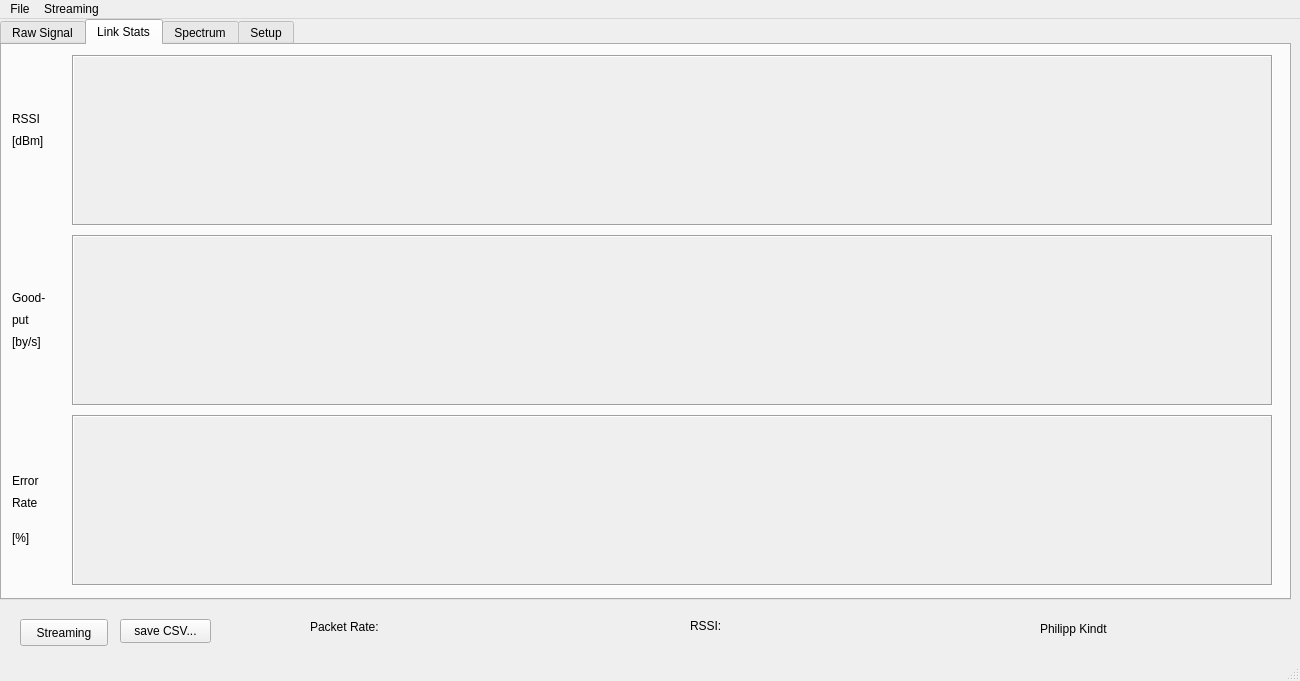
<?xml version="1.0" encoding="UTF-8"?>
<ui version="4.0">
 <class>MainWindow</class>
 <widget class="QMainWindow" name="MainWindow">
  <property name="geometry">
   <rect>
    <x>0</x>
    <y>0</y>
    <width>1300</width>
    <height>681</height>
   </rect>
  </property>
  <property name="windowTitle">
   <string>RCS Sensor Link Viewer</string>
  </property>
  <property name="windowIcon">
   <iconset resource="../resource/main.qrc">
    <normaloff>:/icons/wireless.svg</normaloff>:/icons/wireless.svg</iconset>
  </property>
  <widget class="QWidget" name="centralwidget">
   <widget class="QTabWidget" name="tabWidget">
    <property name="geometry">
     <rect>
      <x>0</x>
      <y>0</y>
      <width>1291</width>
      <height>581</height>
     </rect>
    </property>
    <property name="currentIndex">
     <number>1</number>
    </property>
    <property name="movable">
     <bool>true</bool>
    </property>
    <widget class="QWidget" name="tab">
     <attribute name="title">
      <string>Raw Signal</string>
     </attribute>
     <widget class="QScrollArea" name="aX">
      <property name="geometry">
       <rect>
        <x>50</x>
        <y>10</y>
        <width>1201</width>
        <height>171</height>
       </rect>
      </property>
      <property name="sizePolicy">
       <sizepolicy hsizetype="Fixed" vsizetype="Fixed">
        <horstretch>0</horstretch>
        <verstretch>0</verstretch>
       </sizepolicy>
      </property>
      <property name="frameShape">
       <enum>QFrame::Box</enum>
      </property>
      <property name="verticalScrollBarPolicy">
       <enum>Qt::ScrollBarAlwaysOff</enum>
      </property>
      <property name="horizontalScrollBarPolicy">
       <enum>Qt::ScrollBarAlwaysOff</enum>
      </property>
      <property name="widgetResizable">
       <bool>false</bool>
      </property>
      <widget class="QWidget" name="scrollAreaWidgetContents">
       <property name="geometry">
        <rect>
         <x>0</x>
         <y>0</y>
         <width>1195</width>
         <height>145</height>
        </rect>
       </property>
      </widget>
     </widget>
     <widget class="QLabel" name="label">
      <property name="geometry">
       <rect>
        <x>10</x>
        <y>60</y>
        <width>21</width>
        <height>31</height>
       </rect>
      </property>
      <property name="text">
       <string>&lt;html&gt;&lt;head/&gt;&lt;body&gt;&lt;p&gt;&lt;span style=&quot; font-size:14pt;&quot;&gt;a&lt;/span&gt;&lt;span style=&quot; font-size:14pt; vertical-align:sub;&quot;&gt;x&lt;/span&gt;&lt;/p&gt;&lt;/body&gt;&lt;/html&gt;</string>
      </property>
     </widget>
     <widget class="QScrollArea" name="aZ">
      <property name="geometry">
       <rect>
        <x>50</x>
        <y>370</y>
        <width>1201</width>
        <height>171</height>
       </rect>
      </property>
      <property name="frameShape">
       <enum>QFrame::Box</enum>
      </property>
      <property name="verticalScrollBarPolicy">
       <enum>Qt::ScrollBarAlwaysOff</enum>
      </property>
      <property name="horizontalScrollBarPolicy">
       <enum>Qt::ScrollBarAsNeeded</enum>
      </property>
      <property name="widgetResizable">
       <bool>false</bool>
      </property>
      <widget class="QWidget" name="scrollAreaWidgetContents_3">
       <property name="geometry">
        <rect>
         <x>0</x>
         <y>0</y>
         <width>1195</width>
         <height>145</height>
        </rect>
       </property>
      </widget>
     </widget>
     <widget class="QScrollArea" name="aY">
      <property name="geometry">
       <rect>
        <x>50</x>
        <y>190</y>
        <width>1201</width>
        <height>171</height>
       </rect>
      </property>
      <property name="frameShape">
       <enum>QFrame::Box</enum>
      </property>
      <property name="verticalScrollBarPolicy">
       <enum>Qt::ScrollBarAlwaysOff</enum>
      </property>
      <property name="horizontalScrollBarPolicy">
       <enum>Qt::ScrollBarAlwaysOff</enum>
      </property>
      <property name="widgetResizable">
       <bool>false</bool>
      </property>
      <widget class="QWidget" name="scrollAreaWidgetContents_2">
       <property name="geometry">
        <rect>
         <x>0</x>
         <y>0</y>
         <width>1195</width>
         <height>145</height>
        </rect>
       </property>
      </widget>
     </widget>
     <widget class="QLabel" name="label_2">
      <property name="geometry">
       <rect>
        <x>10</x>
        <y>260</y>
        <width>21</width>
        <height>31</height>
       </rect>
      </property>
      <property name="text">
       <string>&lt;html&gt;&lt;head/&gt;&lt;body&gt;&lt;p&gt;&lt;span style=&quot; font-size:14pt;&quot;&gt;a&lt;/span&gt;&lt;span style=&quot; font-size:14pt; vertical-align:sub;&quot;&gt;y&lt;/span&gt;&lt;/p&gt;&lt;p&gt;&lt;br/&gt;&lt;/p&gt;&lt;/body&gt;&lt;/html&gt;</string>
      </property>
     </widget>
     <widget class="QLabel" name="label_3">
      <property name="geometry">
       <rect>
        <x>10</x>
        <y>430</y>
        <width>31</width>
        <height>31</height>
       </rect>
      </property>
      <property name="text">
       <string>&lt;html&gt;&lt;head/&gt;&lt;body&gt;&lt;p&gt;&lt;span style=&quot; font-size:14pt;&quot;&gt;a&lt;/span&gt;&lt;span style=&quot; font-size:14pt; vertical-align:sub;&quot;&gt;z&lt;/span&gt;&lt;/p&gt;&lt;/body&gt;&lt;/html&gt;</string>
      </property>
     </widget>
     <widget class="QLabel" name="label_7">
      <property name="geometry">
       <rect>
        <x>1050</x>
        <y>650</y>
        <width>201</width>
        <height>20</height>
       </rect>
      </property>
      <property name="text">
       <string>Philipp Kindt &lt;kindt@rcs.ei.tum.de&gt;</string>
      </property>
     </widget>
    </widget>
    <widget class="QWidget" name="tabStats">
     <attribute name="title">
      <string>Link Stats</string>
     </attribute>
     <widget class="QScrollArea" name="rssi">
      <property name="geometry">
       <rect>
        <x>70</x>
        <y>10</y>
        <width>1201</width>
        <height>171</height>
       </rect>
      </property>
      <property name="frameShape">
       <enum>QFrame::Box</enum>
      </property>
      <property name="verticalScrollBarPolicy">
       <enum>Qt::ScrollBarAlwaysOff</enum>
      </property>
      <property name="horizontalScrollBarPolicy">
       <enum>Qt::ScrollBarAlwaysOff</enum>
      </property>
      <property name="widgetResizable">
       <bool>false</bool>
      </property>
      <widget class="QWidget" name="scrollAreaWidgetContents_4">
       <property name="geometry">
        <rect>
         <x>0</x>
         <y>0</y>
         <width>1195</width>
         <height>145</height>
        </rect>
       </property>
      </widget>
     </widget>
     <widget class="QLabel" name="label_4">
      <property name="geometry">
       <rect>
        <x>10</x>
        <y>50</y>
        <width>41</width>
        <height>61</height>
       </rect>
      </property>
      <property name="text">
       <string>&lt;html&gt;&lt;head/&gt;&lt;body&gt;&lt;p&gt;&lt;span style=&quot; font-size:14pt; vertical-align:sub;&quot;&gt;RSSI&lt;br/&gt;[dBm]&lt;/span&gt;&lt;/p&gt;&lt;/body&gt;&lt;/html&gt;</string>
      </property>
     </widget>
     <widget class="QScrollArea" name="errRate">
      <property name="geometry">
       <rect>
        <x>70</x>
        <y>370</y>
        <width>1201</width>
        <height>171</height>
       </rect>
      </property>
      <property name="frameShape">
       <enum>QFrame::Box</enum>
      </property>
      <property name="verticalScrollBarPolicy">
       <enum>Qt::ScrollBarAlwaysOff</enum>
      </property>
      <property name="horizontalScrollBarPolicy">
       <enum>Qt::ScrollBarAsNeeded</enum>
      </property>
      <property name="widgetResizable">
       <bool>false</bool>
      </property>
      <widget class="QWidget" name="scrollAreaWidgetContents_9">
       <property name="geometry">
        <rect>
         <x>0</x>
         <y>0</y>
         <width>1195</width>
         <height>145</height>
        </rect>
       </property>
       <property name="sizePolicy">
        <sizepolicy hsizetype="Preferred" vsizetype="Preferred">
         <horstretch>0</horstretch>
         <verstretch>0</verstretch>
        </sizepolicy>
       </property>
      </widget>
     </widget>
     <widget class="QLabel" name="label_13">
      <property name="geometry">
       <rect>
        <x>10</x>
        <y>420</y>
        <width>41</width>
        <height>81</height>
       </rect>
      </property>
      <property name="text">
       <string>&lt;html&gt;&lt;head/&gt;&lt;body&gt;&lt;p&gt;&lt;span style=&quot; font-size:14pt; vertical-align:sub;&quot;&gt;Error&lt;br/&gt;Rate&lt;/span&gt;&lt;/p&gt;&lt;p&gt;&lt;span style=&quot; font-size:14pt; vertical-align:sub;&quot;&gt;[%]&lt;/span&gt;&lt;/p&gt;&lt;/body&gt;&lt;/html&gt;</string>
      </property>
     </widget>
     <widget class="QScrollArea" name="goodPut">
      <property name="geometry">
       <rect>
        <x>70</x>
        <y>190</y>
        <width>1201</width>
        <height>171</height>
       </rect>
      </property>
      <property name="frameShape">
       <enum>QFrame::Box</enum>
      </property>
      <property name="verticalScrollBarPolicy">
       <enum>Qt::ScrollBarAlwaysOff</enum>
      </property>
      <property name="horizontalScrollBarPolicy">
       <enum>Qt::ScrollBarAlwaysOff</enum>
      </property>
      <property name="widgetResizable">
       <bool>false</bool>
      </property>
      <widget class="QWidget" name="scrollAreaWidgetContents_10">
       <property name="geometry">
        <rect>
         <x>0</x>
         <y>0</y>
         <width>1195</width>
         <height>145</height>
        </rect>
       </property>
       <property name="sizePolicy">
        <sizepolicy hsizetype="Preferred" vsizetype="Preferred">
         <horstretch>0</horstretch>
         <verstretch>0</verstretch>
        </sizepolicy>
       </property>
      </widget>
     </widget>
     <widget class="QLabel" name="label_16">
      <property name="geometry">
       <rect>
        <x>10</x>
        <y>230</y>
        <width>41</width>
        <height>81</height>
       </rect>
      </property>
      <property name="text">
       <string>&lt;html&gt;&lt;head/&gt;&lt;body&gt;&lt;p&gt;&lt;span style=&quot; font-size:14pt; vertical-align:sub;&quot;&gt;Good-&lt;br/&gt;put&lt;br/&gt;[by/s]&lt;/span&gt;&lt;/p&gt;&lt;/body&gt;&lt;/html&gt;</string>
      </property>
     </widget>
    </widget>
    <widget class="QWidget" name="tabSpectrum">
     <attribute name="title">
      <string>Spectrum</string>
     </attribute>
     <widget class="QLabel" name="label_8">
      <property name="geometry">
       <rect>
        <x>20</x>
        <y>40</y>
        <width>21</width>
        <height>31</height>
       </rect>
      </property>
      <property name="text">
       <string>&lt;html&gt;&lt;head/&gt;&lt;body&gt;&lt;p&gt;&lt;span style=&quot; font-size:14pt;&quot;&gt;a&lt;/span&gt;&lt;span style=&quot; font-size:14pt; vertical-align:sub;&quot;&gt;x&lt;/span&gt;&lt;/p&gt;&lt;/body&gt;&lt;/html&gt;</string>
      </property>
     </widget>
     <widget class="QScrollArea" name="sVz">
      <property name="geometry">
       <rect>
        <x>50</x>
        <y>270</y>
        <width>1201</width>
        <height>141</height>
       </rect>
      </property>
      <property name="frameShape">
       <enum>QFrame::Box</enum>
      </property>
      <property name="verticalScrollBarPolicy">
       <enum>Qt::ScrollBarAlwaysOff</enum>
      </property>
      <property name="horizontalScrollBarPolicy">
       <enum>Qt::ScrollBarAlwaysOff</enum>
      </property>
      <property name="widgetResizable">
       <bool>false</bool>
      </property>
      <widget class="QWidget" name="scrollAreaWidgetContents_5">
       <property name="geometry">
        <rect>
         <x>0</x>
         <y>0</y>
         <width>1195</width>
         <height>145</height>
        </rect>
       </property>
      </widget>
     </widget>
     <widget class="QScrollArea" name="sVx">
      <property name="geometry">
       <rect>
        <x>50</x>
        <y>0</y>
        <width>1201</width>
        <height>141</height>
       </rect>
      </property>
      <property name="sizePolicy">
       <sizepolicy hsizetype="Fixed" vsizetype="Fixed">
        <horstretch>0</horstretch>
        <verstretch>0</verstretch>
       </sizepolicy>
      </property>
      <property name="frameShape">
       <enum>QFrame::Box</enum>
      </property>
      <property name="verticalScrollBarPolicy">
       <enum>Qt::ScrollBarAlwaysOff</enum>
      </property>
      <property name="horizontalScrollBarPolicy">
       <enum>Qt::ScrollBarAlwaysOff</enum>
      </property>
      <property name="widgetResizable">
       <bool>false</bool>
      </property>
      <widget class="QWidget" name="scrollAreaWidgetContents_6">
       <property name="geometry">
        <rect>
         <x>0</x>
         <y>0</y>
         <width>1195</width>
         <height>145</height>
        </rect>
       </property>
      </widget>
     </widget>
     <widget class="QLabel" name="label_9">
      <property name="geometry">
       <rect>
        <x>20</x>
        <y>340</y>
        <width>31</width>
        <height>31</height>
       </rect>
      </property>
      <property name="text">
       <string>&lt;html&gt;&lt;head/&gt;&lt;body&gt;&lt;p&gt;&lt;span style=&quot; font-size:14pt;&quot;&gt;a&lt;/span&gt;&lt;span style=&quot; font-size:14pt; vertical-align:sub;&quot;&gt;z&lt;/span&gt;&lt;/p&gt;&lt;/body&gt;&lt;/html&gt;</string>
      </property>
     </widget>
     <widget class="QLabel" name="label_10">
      <property name="geometry">
       <rect>
        <x>20</x>
        <y>200</y>
        <width>21</width>
        <height>31</height>
       </rect>
      </property>
      <property name="text">
       <string>&lt;html&gt;&lt;head/&gt;&lt;body&gt;&lt;p&gt;&lt;span style=&quot; font-size:14pt;&quot;&gt;a&lt;/span&gt;&lt;span style=&quot; font-size:14pt; vertical-align:sub;&quot;&gt;y&lt;/span&gt;&lt;/p&gt;&lt;p&gt;&lt;br/&gt;&lt;/p&gt;&lt;/body&gt;&lt;/html&gt;</string>
      </property>
     </widget>
     <widget class="QLabel" name="label_11">
      <property name="geometry">
       <rect>
        <x>10</x>
        <y>460</y>
        <width>41</width>
        <height>61</height>
       </rect>
      </property>
      <property name="text">
       <string>&lt;html&gt;&lt;head/&gt;&lt;body&gt;&lt;p&gt;&lt;span style=&quot; font-size:14pt; vertical-align:sub;&quot;&gt;RSSI&lt;br/&gt;[dBm]&lt;/span&gt;&lt;/p&gt;&lt;/body&gt;&lt;/html&gt;</string>
      </property>
     </widget>
     <widget class="QScrollArea" name="sVrssi">
      <property name="geometry">
       <rect>
        <x>50</x>
        <y>410</y>
        <width>1201</width>
        <height>141</height>
       </rect>
      </property>
      <property name="frameShape">
       <enum>QFrame::Box</enum>
      </property>
      <property name="verticalScrollBarPolicy">
       <enum>Qt::ScrollBarAlwaysOff</enum>
      </property>
      <property name="widgetResizable">
       <bool>false</bool>
      </property>
      <widget class="QWidget" name="scrollAreaWidgetContents_7">
       <property name="geometry">
        <rect>
         <x>0</x>
         <y>0</y>
         <width>1195</width>
         <height>145</height>
        </rect>
       </property>
      </widget>
     </widget>
     <widget class="QScrollArea" name="sVy">
      <property name="geometry">
       <rect>
        <x>50</x>
        <y>130</y>
        <width>1201</width>
        <height>141</height>
       </rect>
      </property>
      <property name="frameShape">
       <enum>QFrame::Box</enum>
      </property>
      <property name="verticalScrollBarPolicy">
       <enum>Qt::ScrollBarAlwaysOff</enum>
      </property>
      <property name="horizontalScrollBarPolicy">
       <enum>Qt::ScrollBarAlwaysOff</enum>
      </property>
      <property name="widgetResizable">
       <bool>false</bool>
      </property>
      <widget class="QWidget" name="scrollAreaWidgetContents_8">
       <property name="geometry">
        <rect>
         <x>0</x>
         <y>0</y>
         <width>1195</width>
         <height>145</height>
        </rect>
       </property>
      </widget>
     </widget>
    </widget>
    <widget class="QWidget" name="tab_2">
     <attribute name="title">
      <string>Setup</string>
     </attribute>
     <widget class="QWidget" name="formLayoutWidget">
      <property name="geometry">
       <rect>
        <x>0</x>
        <y>10</y>
        <width>701</width>
        <height>131</height>
       </rect>
      </property>
      <layout class="QFormLayout" name="formLayout">
       <property name="fieldGrowthPolicy">
        <enum>QFormLayout::ExpandingFieldsGrow</enum>
       </property>
       <item row="0" column="0">
        <widget class="QLabel" name="label_5">
         <property name="text">
          <string>Buffer Size per Channel</string>
         </property>
        </widget>
       </item>
       <item row="0" column="1">
        <widget class="QSpinBox" name="sbViewDuration">
         <property name="suffix">
          <string> samples</string>
         </property>
         <property name="minimum">
          <number>1</number>
         </property>
         <property name="maximum">
          <number>1000000933</number>
         </property>
        </widget>
       </item>
       <item row="1" column="1">
        <widget class="QCheckBox" name="contErrRate">
         <property name="text">
          <string>Continuous error rate polling</string>
         </property>
         <property name="checked">
          <bool>true</bool>
         </property>
        </widget>
       </item>
       <item row="1" column="0">
        <widget class="QLabel" name="label_14">
         <property name="text">
          <string>Error rate</string>
         </property>
        </widget>
       </item>
      </layout>
     </widget>
    </widget>
   </widget>
   <widget class="QPushButton" name="pbStreaming">
    <property name="geometry">
     <rect>
      <x>20</x>
      <y>600</y>
      <width>88</width>
      <height>27</height>
     </rect>
    </property>
    <property name="text">
     <string>Streaming</string>
    </property>
    <property name="checkable">
     <bool>true</bool>
    </property>
   </widget>
   <widget class="QPushButton" name="pbExportCSV">
    <property name="geometry">
     <rect>
      <x>120</x>
      <y>600</y>
      <width>91</width>
      <height>24</height>
     </rect>
    </property>
    <property name="text">
     <string>save CSV...</string>
    </property>
   </widget>
   <widget class="QLabel" name="label_6">
    <property name="geometry">
     <rect>
      <x>310</x>
      <y>600</y>
      <width>71</width>
      <height>16</height>
     </rect>
    </property>
    <property name="text">
     <string>Packet Rate:</string>
    </property>
   </widget>
   <widget class="QLabel" name="label_12">
    <property name="geometry">
     <rect>
      <x>1040</x>
      <y>600</y>
      <width>221</width>
      <height>20</height>
     </rect>
    </property>
    <property name="text">
     <string>Philipp Kindt &lt;kindt@rcs.ei.tum.de&gt;</string>
    </property>
   </widget>
   <widget class="QLabel" name="labelDR">
    <property name="geometry">
     <rect>
      <x>390</x>
      <y>600</y>
      <width>261</width>
      <height>21</height>
     </rect>
    </property>
    <property name="text">
     <string/>
    </property>
   </widget>
   <widget class="QLabel" name="label_15">
    <property name="geometry">
     <rect>
      <x>690</x>
      <y>600</y>
      <width>53</width>
      <height>13</height>
     </rect>
    </property>
    <property name="text">
     <string>RSSI:</string>
    </property>
   </widget>
   <widget class="QLabel" name="labelRecentRSSI">
    <property name="geometry">
     <rect>
      <x>740</x>
      <y>600</y>
      <width>81</width>
      <height>20</height>
     </rect>
    </property>
    <property name="text">
     <string/>
    </property>
   </widget>
  </widget>
  <widget class="QMenuBar" name="menubar">
   <property name="geometry">
    <rect>
     <x>0</x>
     <y>0</y>
     <width>1300</width>
     <height>25</height>
    </rect>
   </property>
   <widget class="QMenu" name="menuFile">
    <property name="title">
     <string>File</string>
    </property>
    <addaction name="actionQuit"/>
   </widget>
   <widget class="QMenu" name="menuStreaming">
    <property name="title">
     <string>Streaming</string>
    </property>
    <addaction name="actionStreamingSource"/>
   </widget>
   <addaction name="menuFile"/>
   <addaction name="menuStreaming"/>
  </widget>
  <widget class="QStatusBar" name="statusbar"/>
  <action name="actionQuit">
   <property name="text">
    <string>Quit</string>
   </property>
  </action>
  <action name="actionStreamingSource">
   <property name="text">
    <string>device...</string>
   </property>
  </action>
  <action name="actionFilename">
   <property name="text">
    <string>Filename...</string>
   </property>
  </action>
  <action name="actionPoll_error_Rate">
   <property name="text">
    <string>poll error Rate</string>
   </property>
  </action>
 </widget>
 <resources>
  <include location="../resource/main.qrc"/>
 </resources>
 <connections/>
</ui>
